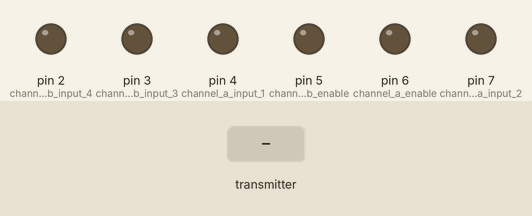
Recording of a sketch running on a simulated Arduino Uno, built with avr-gcc and run on an emulated ATmega328P. Parts: output pins drawn as LEDs (lit = HIGH). The inputs (shaded band) are chosen by the test bench. No radio packets arrive unless stated; what the sketch prints to the serial monitor is not drawn.

Above: at 1.2 s.
1.3 s: the transmitter starts sending text.0 = 0
At 1.6 s:
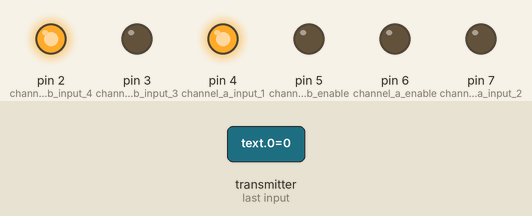
2.8 s: the transmitter starts sending text.0 = 1023
At 4.0 s:
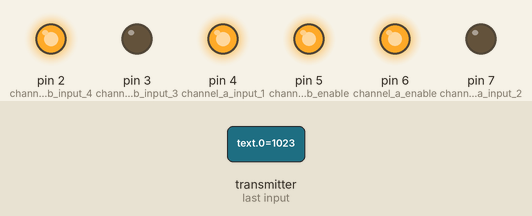
4.3 s: the transmitter starts sending text.1 = 256
At 5.1 s:
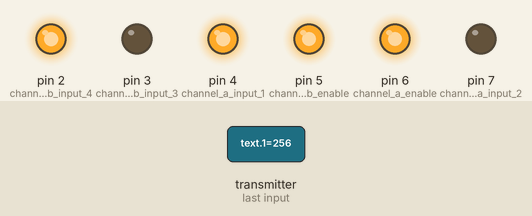
6.0 s: the transmitter starts sending text.0 = 256
At 6.7 s:
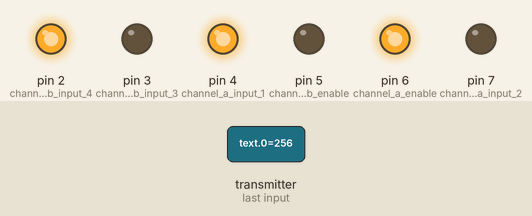
Timing chart, 0 to 9.0 s (numbered marks = the images above; inputs shaded):
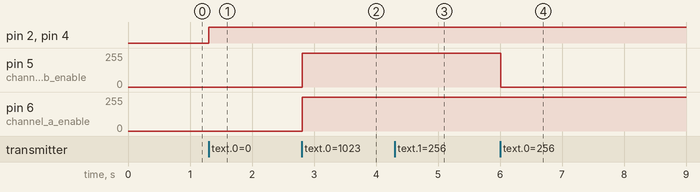

The sketch:

CarRecieverCode.ino
```cpp
//Include Libraries
#include <SPI.h>
#include <nRF24L01.h>
#include <RF24.h>

//create an RF24 object
RF24 radio(9, 8);  // CE, CSN

//address through which two modules communicate.
const byte address[6] = "00001";

const int channel_a_enable  = 6;
const int channel_a_input_1 = 4;
const int channel_a_input_2 = 7;
const int channel_b_enable  = 5;
const int channel_b_input_3 = 3;
const int channel_b_input_4 = 2;

void setup()
{
  while (!Serial);
    Serial.begin(9600);

  pinMode( channel_a_enable, OUTPUT );  // Channel A enable
  pinMode( channel_a_input_1, OUTPUT ); // Channel A input 1
  pinMode( channel_a_input_2, OUTPUT ); // Channel A input 2

  pinMode( channel_b_enable, OUTPUT );  // Channel B enable
  pinMode( channel_b_input_3, OUTPUT ); // Channel B input 3
  pinMode( channel_b_input_4, OUTPUT ); // Channel B input 4
  radio.begin();

  //set the address
  radio.openReadingPipe(0, address);

  //Set module as receiver
  radio.startListening();
}
int forward=0;
int side=0;
void loop()
{
  Serial.print("OOF");
  if (radio.available())
  {
    Serial.print("hello?");
    int text[32] = {0};
    radio.read(&text, sizeof(text));
    //Serial.println(text[0]);
    //Serial.println(text[1]);
    forward=text[0];
    side=text[1];

    if(forward<0)
    {
      float power=-forward*1/float(255);
      if(side<0)
      {
        float left=(side+255)*1/float(255);
        analogWrite(channel_a_enable, 255*power);
        digitalWrite( channel_a_input_1, LOW);
        digitalWrite( channel_a_input_2, HIGH);

        analogWrite(channel_b_enable, 255*power*left);
        digitalWrite( channel_b_input_3, HIGH);
        digitalWrite( channel_b_input_4, LOW);
      }
      else if(side>=0)
      {
        float left=-(side-255)*1/float(255);
        analogWrite(channel_a_enable, 255*power*left);
        digitalWrite( channel_a_input_1, LOW);
        digitalWrite( channel_a_input_2, HIGH);

        analogWrite(channel_b_enable, 255*power);
        digitalWrite( channel_b_input_3, HIGH);
        digitalWrite( channel_b_input_4, LOW);
      }
    }
    else if(forward>=0)
    {
      float power=forward*1/float(255);
      if(side<0)
      {
        float left=(side+255)*1/float(255);
        analogWrite(channel_a_enable, 255*power);
        digitalWrite( channel_a_input_1, HIGH);
        digitalWrite( channel_a_input_2, LOW);

        analogWrite(channel_b_enable, 255*power*left);
        digitalWrite( channel_b_input_3, LOW);
        digitalWrite( channel_b_input_4, HIGH);
      }
      else if(side>=0)
      {
        float left=-(side-255)*1/float(255);
        analogWrite(channel_a_enable, 255*power*left);
        digitalWrite( channel_a_input_1, HIGH);
        digitalWrite( channel_a_input_2, LOW);

        analogWrite(channel_b_enable, 255*power);
        digitalWrite( channel_b_input_3, LOW);
        digitalWrite( channel_b_input_4, HIGH);
      }
    }
  }
}
```

Measured:
- after the input at 1.3 s, pin 2 (channel_b_input_4), pin 4 (channel_a_input_1): LOW → HIGH at once
- after the input at 2.8 s, pin 5 (channel_b_enable), pin 6 (channel_a_enable): 0/255 → 254/255 at once
- after the input at 4.3 s, pin 6 (channel_a_enable): 254/255 → 252/255 at once
- after the input at 6.0 s, pin 5 (channel_b_enable): 254/255 → 0/255 at once; pin 6 (channel_a_enable): 252/255 → 255/255 at once
